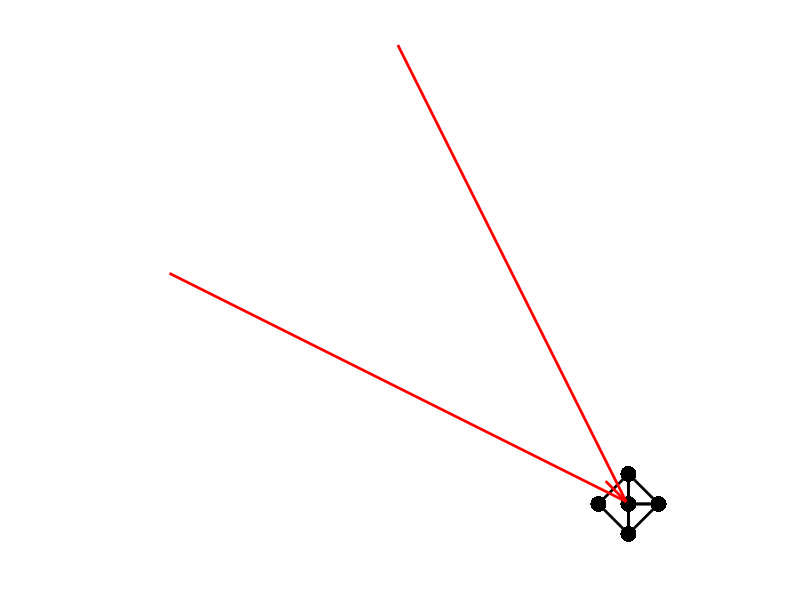

Here is the MATLAB script that generated this plot:
clear all, close all
% P1 = [0,0];
% P2 = [1,0];
% P3 = [1,1];
% P4 = [0,1];
% 
% P5 = [1,0.5];
% P6 = [1.5,0];
% P7 = [1.5,0.5];
% P8 = [1.5,1];

% figure(1)
% plot([P1(1);P2(1);P3(1);P4(1);P1(1)],[P1(2);P2(2);P3(2);P4(2);P1(2)],'.k','MarkerSize',35,'LineWidth',2)
% hold on
% plot([P2(1);P6(1);P7(1);P5(1);P2(1)],[P2(2);P6(2);P7(2);P5(2);P2(2)],'.k','MarkerSize',35,'LineWidth',2)
% plot([P3(1);P5(1);P7(1);P8(1);P3(1)],[P3(2);P5(2);P7(2);P8(2);P3(2)],'.k','MarkerSize',35,'LineWidth',2)

%%

P1 =[0,0];
P2 =1/2*[-1,1];
P3 = [0,1];
P4 = 1/2*[1,1];
P5 = 1/2*[0,1];
l = 0.38
figure(2)
plot([P1(1);P2(1);P3(1);P1(1)],[P1(2);P2(2);P3(2);P1(2)],'.-k','MarkerSize',35,'LineWidth',2)
hold on
plot([P1(1);P4(1);P5(1);P1(1)],[P1(2);P4(2);P5(2);P1(2)],'.-k','MarkerSize',35,'LineWidth',2)
plot([P3(1);P5(1);P4(1);P3(1)],[P3(2);P5(2);P4(2);P3(2)],'.-k','MarkerSize',35,'LineWidth',2)
quiver(P5(1)-l,P5(2)+l,l,-l,'r','LineWidth',2,'MarkerSize',35,'MaxHeadSize',10)
axis equal
axis off